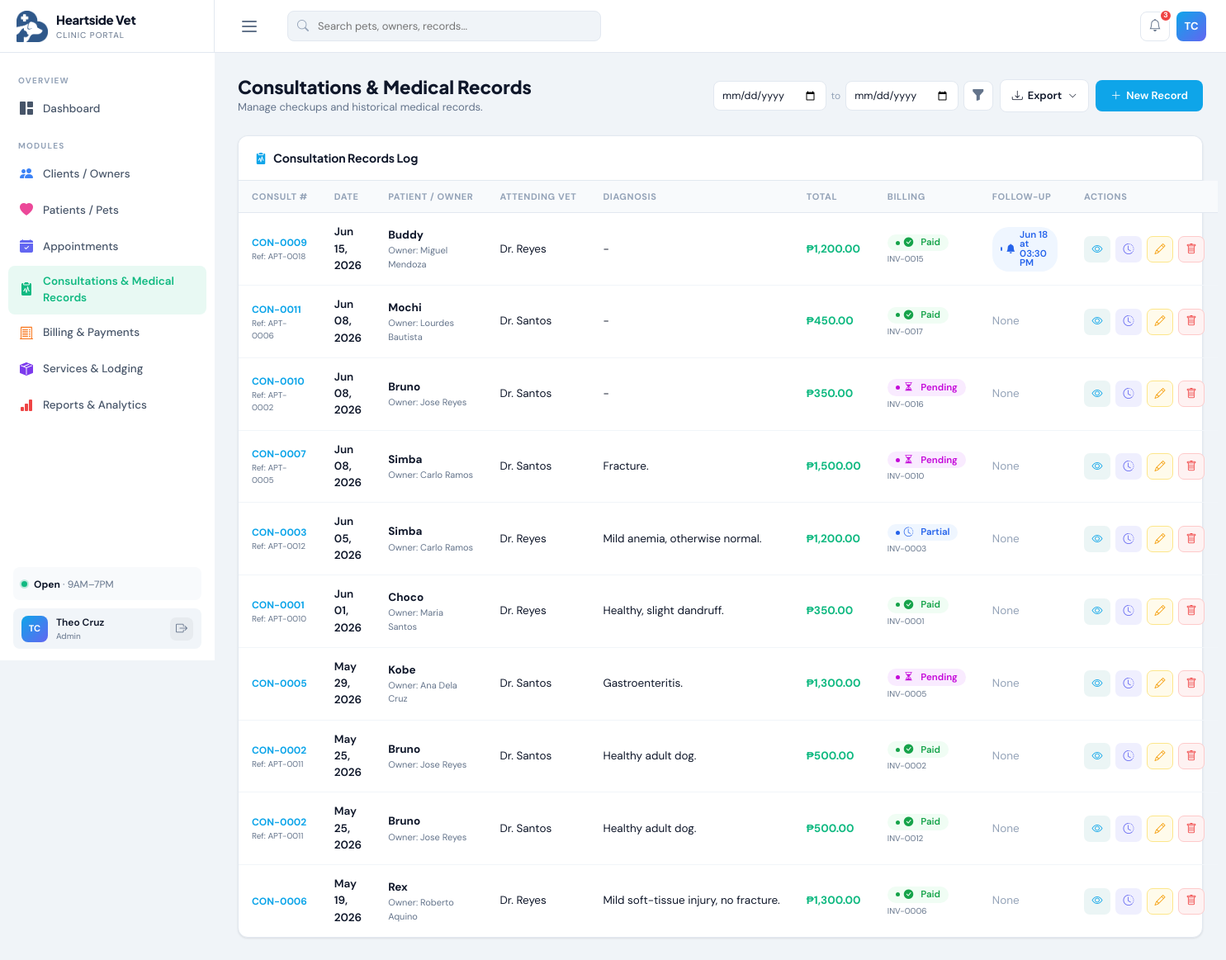
/consultations.php (signed in), run on the app's committed database.
### tables this page shows
CREATE TABLE `billing` (
  `BillingID` int(11) NOT NULL,
  `ClientID` int(11) NOT NULL,
  `PetID` int(11) DEFAULT NULL,
  `ConsultationID` int(11) DEFAULT NULL,
  `BillingDate` date NOT NULL,
  `TotalAmount` decimal(10,2) NOT NULL DEFAULT 0.00,
  `Discount` decimal(10,2) NOT NULL DEFAULT 0.00,
  `AmountPaid` decimal(10,2) NOT NULL DEFAULT 0.00,
  `PaymentMethod` varchar(60) NOT NULL DEFAULT 'Cash',
  `PaymentStatus` enum('Pending','Partial','Paid') NOT NULL DEFAULT 'Pending',
  `Notes` text DEFAULT NULL,
  `IsDeleted` tinyint(1) NOT NULL DEFAULT 0,
  `CreatedAt` datetime NOT NULL DEFAULT current_timestamp(),
  `UpdatedAt` datetime NOT NULL DEFAULT current_timestamp() ON UPDATE current_timestamp(),
  `UpdateReason` varchar(255) DEFAULT NULL
);

CREATE TABLE `consultations` (
  `ConsultationID` int(11) NOT NULL,
  `PetID` int(11) NOT NULL,
  `ClientID` int(11) NOT NULL,
  `AppointmentID` int(11) DEFAULT NULL COMMENT 'Linked appointment (optional)',
  `ConsultationDate` date NOT NULL,
  `VetName` varchar(150) NOT NULL,
  `ChiefComplaint` text DEFAULT NULL,
  `Diagnosis` text DEFAULT NULL,
  `Treatment` text DEFAULT NULL,
  `Prescription` text DEFAULT NULL,
  `Notes` text DEFAULT NULL,
  `UpdateReason` varchar(255) DEFAULT NULL,
  `UpdatedAt` datetime NOT NULL DEFAULT current_timestamp() ON UPDATE current_timestamp(),
  `FollowUpDate` date DEFAULT NULL,
  `FollowUpTime` time DEFAULT NULL,
  `FollowUpServiceID` int(11) DEFAULT NULL,
  `IsDeleted` tinyint(1) NOT NULL DEFAULT 0,
  `CreatedAt` datetime NOT NULL DEFAULT current_timestamp()
);

CREATE TABLE `pets` (
  `PetID` int(11) NOT NULL,
  `ClientID` int(11) NOT NULL,
  `PetName` varchar(100) NOT NULL,
  `Species` varchar(50) NOT NULL,
  `Breed` varchar(100) DEFAULT NULL,
  `Gender` enum('Male','Female','Unknown') NOT NULL DEFAULT 'Unknown',
  `DateOfBirth` date DEFAULT NULL,
  `Color` varchar(80) DEFAULT NULL,
  `Weight` decimal(6,2) DEFAULT NULL COMMENT 'Weight in kg',
  `IsActive` tinyint(1) NOT NULL DEFAULT 1,
  `IsDeleted` tinyint(1) NOT NULL DEFAULT 0,
  `CreatedAt` datetime NOT NULL DEFAULT current_timestamp(),
  `UpdatedAt` datetime NOT NULL DEFAULT current_timestamp() ON UPDATE current_timestamp()
);

CREATE TABLE `appointments` (
  `AppointmentID` int(11) NOT NULL,
  `PetID` int(11) NOT NULL,
  `ClientID` int(11) NOT NULL,
  `ServiceID` int(11) DEFAULT NULL,
  `AppointmentDate` date NOT NULL,
  `AppointmentTime` time NOT NULL,
  `Reason` varchar(255) DEFAULT NULL COMMENT 'Service name snapshot at booking time',
  `Notes` text DEFAULT NULL,
  `Status` enum('Scheduled','Completed','Cancelled','No-Show') NOT NULL DEFAULT 'Scheduled',
  `IsDeleted` tinyint(1) NOT NULL DEFAULT 0,
  `CreatedAt` datetime NOT NULL DEFAULT current_timestamp(),
  `UpdatedAt` datetime NOT NULL DEFAULT current_timestamp() ON UPDATE current_timestamp(),
  `UpdateReason` varchar(100) DEFAULT NULL
);

### consultations.php (the view, shortened to what this page needs)
<?php
include('dbconnect.php');
include('header.php');
$clientsList = array_column($conn->query("SELECT ClientID,CONCAT(FirstName,' ',LastName) AS Name FROM clients WHERE IsActive=1")->fetch_all(MYSQLI_ASSOC), 'Name', 'ClientID');
$dateFrom = $_GET['date_from'] ?? '';
$dateTo   = $_GET['date_to']   ?? '';
$dateSql  = '';
?>
<div class="page-header">
    <div class="page-header-left">
        <h1>Consultations & Medical Records</h1>
        <p>Manage checkups and historical medical records.</p>
    </div>
    <div class="page-header-actions">
        <form method="get" class="date-filter-form">
            <input type="date" name="date_from" value="<?= htmlspecialchars($dateFrom) ?>" class="date-filter-input" title="Consultation date from">
            <span class="date-filter-sep">to</span>
            <input type="date" name="date_to" value="<?= htmlspecialchars($dateTo) ?>" class="date-filter-input" title="Consultation date to">
            <button type="submit" class="btn-date-filter" title="Filter by consultation date"><i class="bi bi-funnel-fill"></i></button>
        </form>
        <div class="export-dropdown-wrap">
            <button class="btn-export" onclick="toggleExportMenu('exportMenuConsults',this)">
                <i class="bi bi-download"></i> Export <i class="bi bi-chevron-down chevron"></i>
            </button>
        </div>
        <button class="btn-main btn-teal" data-bs-toggle="modal" data-bs-target="#consultModal" onclick="openAdd()">
            <i class="bi bi-plus-lg"></i> New Record
        </button>
    </div>
</div>
<div class="card">
    <div class="card-header"><span class="card-header-title"><i class="bi bi-clipboard2-pulse-fill me-2" style="color:#0ea5e9;"></i>Consultation Records Log</span></div>
    <div class="card-body p-0">
        <table class="modern-table">
            <thead>
                <tr>
                    <th>Consult #</th>
                    <th>Date</th>
                    <th>Patient / Owner</th>
                    <th>Attending Vet</th>
                    <th>Diagnosis</th>
                    <th>Total</th>
                    <th>Billing</th>
                    <th>Follow-Up</th>
                    <th>Actions</th>
                </tr>
            </thead>
            <tbody>
                <?php
                $highlightID = isset($_GET['highlight']) ? intval($_GET['highlight']) : 0;
                $res = $conn->query("SELECT con.*, p.PetName,
                                            b.BillingID, b.PaymentStatus AS BillingPaymentStatus,
                                            CONCAT('INV-',LPAD(b.BillingID,4,'0')) AS InvoiceNo
                                     FROM consultations con
                                     JOIN pets p ON con.PetID=p.PetID
                                     LEFT JOIN billing b ON b.ConsultationID=con.ConsultationID AND b.IsDeleted=0
                                     WHERE con.IsDeleted=0 $dateSql
                                     ORDER BY con.ConsultationDate DESC, con.ConsultationID DESC");
                while ($row = $res->fetch_assoc()):
                    $ownerName = $clientsList[$row['ClientID']] ?? '—';
                    $apptTime  = '—';
                    $tRes      = null;
                    if ($row['FollowUpDate']) {
                        $tRes = $conn->query("SELECT AppointmentID,AppointmentTime,ServiceID,Status FROM appointments WHERE PetID={$row['PetID']} AND AppointmentDate='{$row['FollowUpDate']}' AND IsDeleted=0 LIMIT 1")->fetch_assoc();
                        if ($tRes) $apptTime = date('h:i A', strtotime($tRes['AppointmentTime']));
                    }
                    $fuStatus = $tRes['Status'] ?? null;
                    $row['OwnerName']         = $ownerName;
                    $row['FollowUpTime']      = $tRes ? date('H:i', strtotime($tRes['AppointmentTime'])) : '';
                    $row['FollowUpServiceID'] = $tRes['ServiceID'] ?? '';
                    $row['FollowUpApptID']    = $tRes['AppointmentID'] ?? 0;
                    $row['FollowUpStatus']    = $fuStatus ?? '';
                    $row['UpdateReason']      = $row['UpdateReason'] ?? '';
                    $row['UpdatedAt']         = $row['UpdatedAt'] ?? '';
                    $totalRes = $conn->query("SELECT COALESCE(SUM(Subtotal),0) FROM consultation_services WHERE ConsultationID={$row['ConsultationID']}")->fetch_row();
                    $conTotal = floatval($totalRes[0]);
                ?>
                    <tr id="row-con-<?= $row['ConsultationID'] ?>" class="<?= ($highlightID && $highlightID == $row['ConsultationID']) ? 'search-highlight-row' : '' ?>">
                        <td>
                            <div style="font-weight:700;font-size:12px;color:var(--teal);">CON-<?= str_pad($row['ConsultationID'],4,'0',STR_PAD_LEFT) ?></div>
                            <?php if ($row['AppointmentID']): ?><div style="font-size:10px;color:var(--muted);">Ref: <?= 'APT-' . str_pad($row['AppointmentID'], 4, '0', STR_PAD_LEFT) ?></div><?php endif; ?>
                        </td>
                        <td style="font-weight:600;"><?= date('M d, Y', strtotime($row['ConsultationDate'])) ?></td>
                        <td>
                            <div style="font-weight:700;color:var(--dark);"><?= htmlspecialchars($row['PetName']) ?></div>
                            <div style="font-size:11px;color:var(--muted);">Owner: <?= htmlspecialchars($ownerName) ?></div>
                        </td>
                        <td><?= htmlspecialchars($row['VetName']) ?></td>
                        <td><div style="max-width:240px;overflow:hidden;text-overflow:ellipsis;white-space:nowrap;"><?= htmlspecialchars($row['Diagnosis'] ?: '—') ?></div></td>
                        <td style="font-weight:700;color:var(--green);"><?= $conTotal > 0 ? '₱' . number_format($conTotal, 2) : '—' ?></td>
                        <td><?php
                            $bStatus = $row['BillingPaymentStatus'] ?? null;
                            $invNo   = $row['InvoiceNo'] ?? null;
                            if ($bStatus === 'Paid') {
                                echo '<span class="badge-modern badge-paid"><i class="bi bi-check-circle-fill me-1"></i>Paid</span>';
                                if ($invNo) echo '<div style="font-size:10px;color:var(--muted);margin-top:2px;">' . htmlspecialchars($invNo) . '</div>';
                            } elseif ($bStatus === 'Partial') {
                                echo '<span class="badge-modern badge-partial"><i class="bi bi-clock-history me-1"></i>Partial</span>';
                                if ($invNo) echo '<div style="font-size:10px;color:var(--muted);margin-top:2px;">' . htmlspecialchars($invNo) . '</div>';
                            } elseif ($bStatus === 'Pending') {
                                echo '<span class="badge-modern badge-pending"><i class="bi bi-hourglass-split me-1"></i>Pending</span>';
                                if ($invNo) echo '<div style="font-size:10px;color:var(--muted);margin-top:2px;">' . htmlspecialchars($invNo) . '</div>';
                            } else {
                                echo '<span style="font-size:11px;color:var(--muted);">No invoice</span>';
                            }
                        ?></td>
                        <td><?php
                            if ($row['FollowUpDate']) {
                                $fuMap = ['Scheduled'=>['badge-scheduled','bi-bell-fill'],'Completed'=>['badge-completed','bi-check-circle-fill'],'Cancelled'=>['badge-cancelled','bi-x-circle-fill'],'No-Show'=>['badge-noshow','bi-dash-circle-fill'],'Pending'=>['badge-pending','bi-clock-fill']];
                                [$fuClass, $fuIcon] = $fuMap[$fuStatus] ?? ['badge-pending', 'bi-clock-fill'];
                                echo '<span class="badge-modern ' . $fuClass . '"><i class="bi ' . $fuIcon . '"></i> ' . date('M d', strtotime($row['FollowUpDate'])) . ' at ' . $apptTime . '</span>';
                            } else echo '<span style="color:var(--light-muted);">None</span>';
                        ?></td>
                        <td>
                            <div style="display:flex;gap:6px;">
                                <button class="btn-icon" style="background:rgba(0,128,128,.08);color:var(--teal);" data-row="<?= htmlspecialchars(json_encode($row), ENT_QUOTES) ?>" onclick="viewRecord(JSON.parse(this.dataset.row))" title="View Record"><i class="bi bi-eye"></i></button>
                                <button class="btn-icon" style="background:rgba(99,102,241,.1);color:#6366f1;" data-pet-id="<?= $row['PetID'] ?>" data-pet-name="<?= htmlspecialchars($row['PetName'], ENT_QUOTES) ?>" onclick="viewPetHistory(this.dataset.petId, this.dataset.petName)" title="Pet Consultation History"><i class="bi bi-clock-history"></i></button>
                                <button class="btn-icon btn-icon-edit" data-row="<?= htmlspecialchars(json_encode($row), ENT_QUOTES) ?>" onclick="openEdit(JSON.parse(this.dataset.row))"><i class="bi bi-pencil"></i></button>
                                <a href="consultations.php?delete=<?= $row['ConsultationID'] ?>" class="btn-icon btn-icon-delete" onclick="return confirm('Remove record?')"><i class="bi bi-trash"></i></a>
                            </div>
                        </td>
                    </tr>
                <?php endwhile; ?>
            </tbody>
        </table>
    </div>
</div>
<?php include('footer.php'); ?>

### data on the page
billing: ConsultationID.ConsultationID "0009", ConsultationID.AppointmentID "0018", ConsultationID.ConsultationDate "Jun 15, 2026", PetID.PetName "Buddy", ConsultationID.ClientID "Miguel Mendoza", ConsultationID.VetName "Dr. Reyes", ConsultationID.Diagnosis "-", conTotal "1,200.00", invNo "INV-0015", ConsultationID.FollowUpDate "Jun 18", appointments.AppointmentTime "03:30 PM"
billing: ConsultationID.ConsultationID "0011", ConsultationID.AppointmentID "0006", ConsultationID.ConsultationDate "Jun 08, 2026", PetID.PetName "Mochi", ConsultationID.ClientID "Lourdes Bautista", ConsultationID.VetName "Dr. Santos", ConsultationID.Diagnosis "-", conTotal "450.00", invNo "INV-0017", shows "None"
billing: ConsultationID.ConsultationID "0010", ConsultationID.AppointmentID "0002", ConsultationID.ConsultationDate "Jun 08, 2026", PetID.PetName "Bruno", ConsultationID.ClientID "Jose Reyes", ConsultationID.VetName "Dr. Santos", ConsultationID.Diagnosis "-", conTotal "350.00", invNo "INV-0016", shows "None"
billing: ConsultationID.ConsultationID "0007", ConsultationID.AppointmentID "0005", ConsultationID.ConsultationDate "Jun 08, 2026", PetID.PetName "Simba", ConsultationID.ClientID "Carlo Ramos", ConsultationID.VetName "Dr. Santos", ConsultationID.Diagnosis "Fracture.", conTotal "1,500.00", invNo "INV-0010", shows "None"
billing: ConsultationID.ConsultationID "0003", ConsultationID.AppointmentID "0012", ConsultationID.ConsultationDate "Jun 05, 2026", PetID.PetName "Simba", ConsultationID.ClientID "Carlo Ramos", ConsultationID.VetName "Dr. Reyes", ConsultationID.Diagnosis "Mild anemia, otherwise normal.", conTotal "1,200.00", invNo "INV-0003", shows "None"
billing: ConsultationID.ConsultationID "0001", ConsultationID.AppointmentID "0010", ConsultationID.ConsultationDate "Jun 01, 2026", PetID.PetName "Choco", ConsultationID.ClientID "Maria Santos", ConsultationID.VetName "Dr. Reyes", ConsultationID.Diagnosis "Healthy, slight dandruff.", conTotal "350.00", invNo "INV-0001", shows "None"
billing: ConsultationID.ConsultationID "0005", ConsultationID.ConsultationDate "May 29, 2026", PetID.PetName "Kobe", ConsultationID.ClientID "Ana Dela Cruz", ConsultationID.VetName "Dr. Santos", ConsultationID.Diagnosis "Gastroenteritis.", conTotal "1,300.00", invNo "INV-0005", shows "None"
billing: ConsultationID.ConsultationID "0002", ConsultationID.AppointmentID "0011", ConsultationID.ConsultationDate "May 25, 2026", PetID.PetName "Bruno", ConsultationID.ClientID "Jose Reyes", ConsultationID.VetName "Dr. Santos", ConsultationID.Diagnosis "Healthy adult dog.", conTotal "500.00", invNo "INV-0002", shows "None"
billing: ConsultationID.ConsultationID "0002", ConsultationID.AppointmentID "0011", ConsultationID.ConsultationDate "May 25, 2026", PetID.PetName "Bruno", ConsultationID.ClientID "Jose Reyes", ConsultationID.VetName "Dr. Santos", ConsultationID.Diagnosis "Healthy adult dog.", conTotal "500.00", invNo "INV-0012", shows "None"
billing: ConsultationID.ConsultationID "0006", ConsultationID.ConsultationDate "May 19, 2026", PetID.PetName "Rex", ConsultationID.ClientID "Roberto Aquino", ConsultationID.VetName "Dr. Reyes", ConsultationID.Diagnosis "Mild soft-tissue injury, no fracture.", conTotal "1,300.00", invNo "INV-0006", shows "None"

### other printed values
$userInitials "TC"
$userName "Theo Cruz"
$userRole "Admin"
